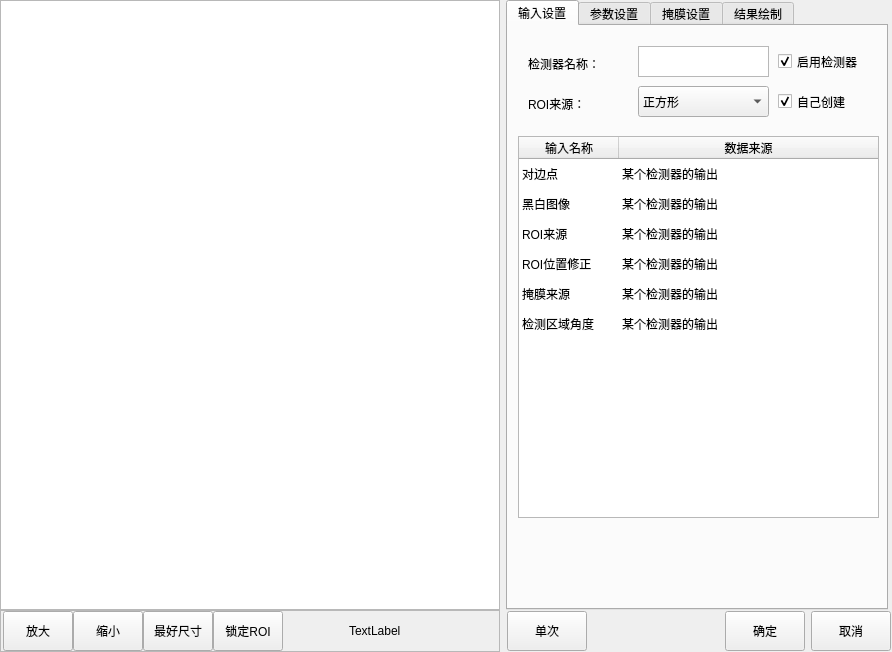
<?xml version="1.0" encoding="UTF-8"?>
<ui version="4.0">
 <class>CMvEdgeCaliper</class>
 <widget class="QWidget" name="CMvEdgeCaliper">
  <property name="geometry">
   <rect>
    <x>0</x>
    <y>0</y>
    <width>892</width>
    <height>652</height>
   </rect>
  </property>
  <property name="windowTitle">
   <string>边缘卡尺</string>
  </property>
  <layout class="QHBoxLayout" name="horizontalLayout_3">
   <property name="leftMargin">
    <number>0</number>
   </property>
   <property name="topMargin">
    <number>0</number>
   </property>
   <property name="rightMargin">
    <number>0</number>
   </property>
   <property name="bottomMargin">
    <number>0</number>
   </property>
   <item>
    <layout class="QVBoxLayout" name="verticalLayout">
     <property name="spacing">
      <number>0</number>
     </property>
     <item>
      <widget class="QGraphicsView" name="graphicsView_mainImage">
       <property name="minimumSize">
        <size>
         <width>500</width>
         <height>600</height>
        </size>
       </property>
      </widget>
     </item>
     <item>
      <widget class="QFrame" name="frame">
       <property name="minimumSize">
        <size>
         <width>0</width>
         <height>42</height>
        </size>
       </property>
       <property name="maximumSize">
        <size>
         <width>16777215</width>
         <height>42</height>
        </size>
       </property>
       <property name="frameShape">
        <enum>QFrame::StyledPanel</enum>
       </property>
       <property name="frameShadow">
        <enum>QFrame::Raised</enum>
       </property>
       <layout class="QHBoxLayout" name="horizontalLayout">
        <property name="spacing">
         <number>0</number>
        </property>
        <property name="leftMargin">
         <number>2</number>
        </property>
        <property name="topMargin">
         <number>0</number>
        </property>
        <property name="rightMargin">
         <number>0</number>
        </property>
        <property name="bottomMargin">
         <number>0</number>
        </property>
        <item>
         <widget class="QPushButton" name="pushButton_zoomIn">
          <property name="minimumSize">
           <size>
            <width>70</width>
            <height>40</height>
           </size>
          </property>
          <property name="maximumSize">
           <size>
            <width>70</width>
            <height>40</height>
           </size>
          </property>
          <property name="text">
           <string>放大</string>
          </property>
         </widget>
        </item>
        <item>
         <widget class="QPushButton" name="pushButton_zoomOut">
          <property name="minimumSize">
           <size>
            <width>70</width>
            <height>40</height>
           </size>
          </property>
          <property name="maximumSize">
           <size>
            <width>70</width>
            <height>40</height>
           </size>
          </property>
          <property name="text">
           <string>缩小</string>
          </property>
         </widget>
        </item>
        <item>
         <widget class="QPushButton" name="pushButton_zoomBest">
          <property name="minimumSize">
           <size>
            <width>70</width>
            <height>40</height>
           </size>
          </property>
          <property name="maximumSize">
           <size>
            <width>70</width>
            <height>40</height>
           </size>
          </property>
          <property name="text">
           <string>最好尺寸</string>
          </property>
         </widget>
        </item>
        <item>
         <widget class="QPushButton" name="pushButton_lockRoiMove">
          <property name="minimumSize">
           <size>
            <width>70</width>
            <height>40</height>
           </size>
          </property>
          <property name="maximumSize">
           <size>
            <width>70</width>
            <height>40</height>
           </size>
          </property>
          <property name="text">
           <string>锁定ROI</string>
          </property>
         </widget>
        </item>
        <item>
         <spacer name="horizontalSpacer">
          <property name="orientation">
           <enum>Qt::Horizontal</enum>
          </property>
          <property name="sizeHint" stdset="0">
           <size>
            <width>63</width>
            <height>20</height>
           </size>
          </property>
         </spacer>
        </item>
        <item>
         <widget class="QLabel" name="label_mousePos">
          <property name="minimumSize">
           <size>
            <width>150</width>
            <height>40</height>
           </size>
          </property>
          <property name="maximumSize">
           <size>
            <width>150</width>
            <height>40</height>
           </size>
          </property>
          <property name="text">
           <string>TextLabel</string>
          </property>
         </widget>
        </item>
       </layout>
      </widget>
     </item>
    </layout>
   </item>
   <item>
    <layout class="QVBoxLayout" name="verticalLayout_2">
     <property name="spacing">
      <number>0</number>
     </property>
     <item>
      <widget class="QTabWidget" name="tabWidget">
       <property name="minimumSize">
        <size>
         <width>382</width>
         <height>602</height>
        </size>
       </property>
       <property name="maximumSize">
        <size>
         <width>380</width>
         <height>16777215</height>
        </size>
       </property>
       <property name="currentIndex">
        <number>0</number>
       </property>
       <widget class="QWidget" name="tab">
        <attribute name="title">
         <string>输入设置</string>
        </attribute>
        <widget class="QTableWidget" name="tableWidget_input">
         <property name="geometry">
          <rect>
           <x>10</x>
           <y>110</y>
           <width>361</width>
           <height>382</height>
          </rect>
         </property>
         <property name="minimumSize">
          <size>
           <width>361</width>
           <height>382</height>
          </size>
         </property>
         <property name="maximumSize">
          <size>
           <width>361</width>
           <height>382</height>
          </size>
         </property>
         <property name="editTriggers">
          <set>QAbstractItemView::NoEditTriggers</set>
         </property>
         <property name="selectionMode">
          <enum>QAbstractItemView::SingleSelection</enum>
         </property>
         <property name="selectionBehavior">
          <enum>QAbstractItemView::SelectRows</enum>
         </property>
         <property name="showGrid">
          <bool>false</bool>
         </property>
         <attribute name="horizontalHeaderStretchLastSection">
          <bool>true</bool>
         </attribute>
         <attribute name="verticalHeaderVisible">
          <bool>false</bool>
         </attribute>
         <row>
          <property name="text">
           <string>1</string>
          </property>
         </row>
         <row>
          <property name="text">
           <string>2</string>
          </property>
         </row>
         <row>
          <property name="text">
           <string>3</string>
          </property>
         </row>
         <row>
          <property name="text">
           <string>4</string>
          </property>
         </row>
         <row>
          <property name="text">
           <string>5</string>
          </property>
         </row>
         <row>
          <property name="text">
           <string>6</string>
          </property>
         </row>
         <column>
          <property name="text">
           <string>输入名称</string>
          </property>
         </column>
         <column>
          <property name="text">
           <string>数据来源</string>
          </property>
         </column>
         <item row="0" column="0">
          <property name="text">
           <string>对边点</string>
          </property>
         </item>
         <item row="0" column="1">
          <property name="text">
           <string>某个检测器的输出</string>
          </property>
         </item>
         <item row="1" column="0">
          <property name="text">
           <string>黑白图像</string>
          </property>
         </item>
         <item row="1" column="1">
          <property name="text">
           <string>某个检测器的输出</string>
          </property>
         </item>
         <item row="2" column="0">
          <property name="text">
           <string>ROI来源</string>
          </property>
         </item>
         <item row="2" column="1">
          <property name="text">
           <string>某个检测器的输出</string>
          </property>
         </item>
         <item row="3" column="0">
          <property name="text">
           <string>ROI位置修正</string>
          </property>
         </item>
         <item row="3" column="1">
          <property name="text">
           <string>某个检测器的输出</string>
          </property>
         </item>
         <item row="4" column="0">
          <property name="text">
           <string>掩膜来源</string>
          </property>
         </item>
         <item row="4" column="1">
          <property name="text">
           <string>某个检测器的输出</string>
          </property>
         </item>
         <item row="5" column="0">
          <property name="text">
           <string>检测区域角度</string>
          </property>
         </item>
         <item row="5" column="1">
          <property name="text">
           <string>某个检测器的输出</string>
          </property>
         </item>
        </widget>
        <widget class="QLabel" name="label_funcName">
         <property name="geometry">
          <rect>
           <x>20</x>
           <y>30</y>
           <width>81</width>
           <height>16</height>
          </rect>
         </property>
         <property name="text">
          <string>检测器名称：</string>
         </property>
        </widget>
        <widget class="QLabel" name="label_roiCreat">
         <property name="geometry">
          <rect>
           <x>20</x>
           <y>70</y>
           <width>91</width>
           <height>16</height>
          </rect>
         </property>
         <property name="text">
          <string>ROI来源：</string>
         </property>
        </widget>
        <widget class="QCheckBox" name="checkBox_enableFunc">
         <property name="geometry">
          <rect>
           <x>270</x>
           <y>20</y>
           <width>101</width>
           <height>31</height>
          </rect>
         </property>
         <property name="minimumSize">
          <size>
           <width>101</width>
           <height>31</height>
          </size>
         </property>
         <property name="text">
          <string>启用检测器</string>
         </property>
         <property name="checked">
          <bool>true</bool>
         </property>
        </widget>
        <widget class="QCheckBox" name="checkBox_roiCreat">
         <property name="geometry">
          <rect>
           <x>270</x>
           <y>60</y>
           <width>101</width>
           <height>31</height>
          </rect>
         </property>
         <property name="minimumSize">
          <size>
           <width>101</width>
           <height>31</height>
          </size>
         </property>
         <property name="text">
          <string>自己创建</string>
         </property>
         <property name="checked">
          <bool>true</bool>
         </property>
         <property name="tristate">
          <bool>false</bool>
         </property>
        </widget>
        <widget class="QPlainTextEdit" name="plainTextEdit_funcName">
         <property name="geometry">
          <rect>
           <x>130</x>
           <y>20</y>
           <width>131</width>
           <height>31</height>
          </rect>
         </property>
         <property name="minimumSize">
          <size>
           <width>131</width>
           <height>31</height>
          </size>
         </property>
         <property name="maximumSize">
          <size>
           <width>131</width>
           <height>31</height>
          </size>
         </property>
         <property name="overwriteMode">
          <bool>false</bool>
         </property>
        </widget>
        <widget class="QComboBox" name="comboBox_imageSource">
         <property name="geometry">
          <rect>
           <x>130</x>
           <y>60</y>
           <width>131</width>
           <height>31</height>
          </rect>
         </property>
         <property name="minimumSize">
          <size>
           <width>131</width>
           <height>31</height>
          </size>
         </property>
         <property name="maximumSize">
          <size>
           <width>131</width>
           <height>31</height>
          </size>
         </property>
         <item>
          <property name="text">
           <string>正方形</string>
          </property>
         </item>
         <item>
          <property name="text">
           <string>斜矩形</string>
          </property>
         </item>
         <item>
          <property name="text">
           <string>圆形</string>
          </property>
         </item>
         <item>
          <property name="text">
           <string>多边形</string>
          </property>
         </item>
        </widget>
       </widget>
       <widget class="QWidget" name="tab_2">
        <attribute name="title">
         <string>参数设置</string>
        </attribute>
        <widget class="QLabel" name="label_searchPattern">
         <property name="geometry">
          <rect>
           <x>130</x>
           <y>20</y>
           <width>111</width>
           <height>31</height>
          </rect>
         </property>
         <property name="text">
          <string>搜索模式：</string>
         </property>
        </widget>
        <widget class="QLabel" name="label_edgeCheckType">
         <property name="geometry">
          <rect>
           <x>10</x>
           <y>20</y>
           <width>111</width>
           <height>31</height>
          </rect>
         </property>
         <property name="text">
          <string>边缘检测方式：</string>
         </property>
        </widget>
        <widget class="QComboBox" name="comboBox_searchPattern">
         <property name="geometry">
          <rect>
           <x>130</x>
           <y>50</y>
           <width>101</width>
           <height>31</height>
          </rect>
         </property>
         <property name="minimumSize">
          <size>
           <width>101</width>
           <height>31</height>
          </size>
         </property>
         <item>
          <property name="text">
           <string>第一条边缘线</string>
          </property>
         </item>
         <item>
          <property name="text">
           <string>最好的边缘线</string>
          </property>
         </item>
        </widget>
        <widget class="QComboBox" name="comboBox_edgeCheckType">
         <property name="geometry">
          <rect>
           <x>10</x>
           <y>50</y>
           <width>101</width>
           <height>31</height>
          </rect>
         </property>
         <property name="minimumSize">
          <size>
           <width>101</width>
           <height>31</height>
          </size>
         </property>
         <item>
          <property name="text">
           <string>从白到黑</string>
          </property>
         </item>
         <item>
          <property name="text">
           <string>从黑到白</string>
          </property>
         </item>
        </widget>
        <widget class="QLabel" name="label_titleJudged">
         <property name="geometry">
          <rect>
           <x>0</x>
           <y>210</y>
           <width>381</width>
           <height>31</height>
          </rect>
         </property>
         <property name="styleSheet">
          <string notr="true">background-color: qlineargradient(spread:pad, x1:0, y1:0, x2:1, y2:0, stop:0 rgba(80, 80, 80, 255), stop:1 rgba(120, 120, 120, 120));
color: rgb(255, 255, 255);</string>
         </property>
         <property name="text">
          <string>  结果判定</string>
         </property>
         <property name="alignment">
          <set>Qt::AlignLeading|Qt::AlignLeft|Qt::AlignVCenter</set>
         </property>
        </widget>
        <widget class="QGroupBox" name="groupBox_edge">
         <property name="geometry">
          <rect>
           <x>0</x>
           <y>100</y>
           <width>241</width>
           <height>80</height>
          </rect>
         </property>
         <property name="title">
          <string>边缘查找阈值</string>
         </property>
         <widget class="QLabel" name="label_maxEdge">
          <property name="geometry">
           <rect>
            <x>130</x>
            <y>10</y>
            <width>111</width>
            <height>31</height>
           </rect>
          </property>
          <property name="text">
           <string>边缘梯度上限：</string>
          </property>
         </widget>
         <widget class="QLabel" name="label_minEdge">
          <property name="geometry">
           <rect>
            <x>10</x>
            <y>10</y>
            <width>111</width>
            <height>31</height>
           </rect>
          </property>
          <property name="text">
           <string>边缘梯度下限：</string>
          </property>
         </widget>
         <widget class="QSpinBox" name="spinBox_maxEdge">
          <property name="geometry">
           <rect>
            <x>130</x>
            <y>40</y>
            <width>101</width>
            <height>31</height>
           </rect>
          </property>
          <property name="minimumSize">
           <size>
            <width>101</width>
            <height>31</height>
           </size>
          </property>
          <property name="maximumSize">
           <size>
            <width>101</width>
            <height>31</height>
           </size>
          </property>
          <property name="suffix">
           <string>点</string>
          </property>
          <property name="minimum">
           <number>0</number>
          </property>
          <property name="maximum">
           <number>255</number>
          </property>
         </widget>
         <widget class="QSpinBox" name="spinBox_minEdge">
          <property name="geometry">
           <rect>
            <x>10</x>
            <y>40</y>
            <width>101</width>
            <height>31</height>
           </rect>
          </property>
          <property name="minimumSize">
           <size>
            <width>101</width>
            <height>31</height>
           </size>
          </property>
          <property name="maximumSize">
           <size>
            <width>101</width>
            <height>31</height>
           </size>
          </property>
          <property name="suffix">
           <string>点</string>
          </property>
          <property name="minimum">
           <number>0</number>
          </property>
          <property name="maximum">
           <number>255</number>
          </property>
         </widget>
        </widget>
        <widget class="QCheckBox" name="checkBox_edge">
         <property name="geometry">
          <rect>
           <x>250</x>
           <y>100</y>
           <width>101</width>
           <height>31</height>
          </rect>
         </property>
         <property name="text">
          <string>手动阈值</string>
         </property>
        </widget>
        <widget class="QLabel" name="label_edgePoints">
         <property name="geometry">
          <rect>
           <x>250</x>
           <y>20</y>
           <width>111</width>
           <height>31</height>
          </rect>
         </property>
         <property name="text">
          <string>最小边缘点数：</string>
         </property>
        </widget>
        <widget class="QSpinBox" name="spinBox_edgePoints">
         <property name="geometry">
          <rect>
           <x>250</x>
           <y>50</y>
           <width>101</width>
           <height>31</height>
          </rect>
         </property>
         <property name="minimumSize">
          <size>
           <width>101</width>
           <height>31</height>
          </size>
         </property>
         <property name="maximumSize">
          <size>
           <width>101</width>
           <height>31</height>
          </size>
         </property>
         <property name="suffix">
          <string>点</string>
         </property>
         <property name="minimum">
          <number>0</number>
         </property>
         <property name="maximum">
          <number>1000</number>
         </property>
        </widget>
        <widget class="QGroupBox" name="groupBox_distance">
         <property name="geometry">
          <rect>
           <x>0</x>
           <y>260</y>
           <width>241</width>
           <height>81</height>
          </rect>
         </property>
         <property name="title">
          <string>距离限定上限</string>
         </property>
         <widget class="QLabel" name="label_minDistance">
          <property name="geometry">
           <rect>
            <x>10</x>
            <y>10</y>
            <width>111</width>
            <height>31</height>
           </rect>
          </property>
          <property name="text">
           <string>距离下限：</string>
          </property>
         </widget>
         <widget class="QDoubleSpinBox" name="doubleSpinBox_maxDistance">
          <property name="geometry">
           <rect>
            <x>130</x>
            <y>40</y>
            <width>101</width>
            <height>31</height>
           </rect>
          </property>
          <property name="maximum">
           <double>10000.000000000000000</double>
          </property>
         </widget>
         <widget class="QDoubleSpinBox" name="doubleSpinBox_minDistance">
          <property name="geometry">
           <rect>
            <x>10</x>
            <y>40</y>
            <width>101</width>
            <height>31</height>
           </rect>
          </property>
          <property name="maximum">
           <double>10000.000000000000000</double>
          </property>
         </widget>
         <widget class="QLabel" name="label_maxDistance">
          <property name="geometry">
           <rect>
            <x>130</x>
            <y>10</y>
            <width>111</width>
            <height>31</height>
           </rect>
          </property>
          <property name="text">
           <string>距离上限：</string>
          </property>
         </widget>
        </widget>
       </widget>
       <widget class="QWidget" name="tab_3">
        <attribute name="title">
         <string>掩膜设置</string>
        </attribute>
        <widget class="QWidget" name="widget_Mask" native="true">
         <property name="enabled">
          <bool>false</bool>
         </property>
         <property name="geometry">
          <rect>
           <x>0</x>
           <y>50</y>
           <width>371</width>
           <height>251</height>
          </rect>
         </property>
         <widget class="QLabel" name="label_penWidth">
          <property name="geometry">
           <rect>
            <x>10</x>
            <y>50</y>
            <width>111</width>
            <height>31</height>
           </rect>
          </property>
          <property name="text">
           <string>画笔尺寸：</string>
          </property>
         </widget>
         <widget class="QSpinBox" name="spinBox_lightTime">
          <property name="geometry">
           <rect>
            <x>130</x>
            <y>50</y>
            <width>131</width>
            <height>31</height>
           </rect>
          </property>
          <property name="suffix">
           <string>像素</string>
          </property>
          <property name="minimum">
           <number>5</number>
          </property>
          <property name="maximum">
           <number>1000</number>
          </property>
         </widget>
         <widget class="QPushButton" name="pushButton_maskAll">
          <property name="geometry">
           <rect>
            <x>10</x>
            <y>160</y>
            <width>121</width>
            <height>40</height>
           </rect>
          </property>
          <property name="minimumSize">
           <size>
            <width>0</width>
            <height>40</height>
           </size>
          </property>
          <property name="maximumSize">
           <size>
            <width>16777215</width>
            <height>30</height>
           </size>
          </property>
          <property name="text">
           <string>掩盖所有</string>
          </property>
         </widget>
         <widget class="QPushButton" name="pushButton_maskNull">
          <property name="enabled">
           <bool>false</bool>
          </property>
          <property name="geometry">
           <rect>
            <x>10</x>
            <y>110</y>
            <width>121</width>
            <height>40</height>
           </rect>
          </property>
          <property name="minimumSize">
           <size>
            <width>0</width>
            <height>40</height>
           </size>
          </property>
          <property name="maximumSize">
           <size>
            <width>16777215</width>
            <height>30</height>
           </size>
          </property>
          <property name="text">
           <string>清空掩膜</string>
          </property>
         </widget>
         <widget class="QPushButton" name="pushButton_saveMask">
          <property name="geometry">
           <rect>
            <x>10</x>
            <y>210</y>
            <width>121</width>
            <height>40</height>
           </rect>
          </property>
          <property name="minimumSize">
           <size>
            <width>0</width>
            <height>40</height>
           </size>
          </property>
          <property name="maximumSize">
           <size>
            <width>16777215</width>
            <height>30</height>
           </size>
          </property>
          <property name="text">
           <string>保存修改</string>
          </property>
         </widget>
         <widget class="QLabel" name="label_editMode">
          <property name="geometry">
           <rect>
            <x>10</x>
            <y>10</y>
            <width>111</width>
            <height>31</height>
           </rect>
          </property>
          <property name="text">
           <string>编辑方式：</string>
          </property>
         </widget>
         <widget class="QComboBox" name="comboBox_editMode">
          <property name="geometry">
           <rect>
            <x>130</x>
            <y>10</y>
            <width>131</width>
            <height>31</height>
           </rect>
          </property>
          <item>
           <property name="text">
            <string>增加掩膜</string>
           </property>
          </item>
          <item>
           <property name="text">
            <string>删除掩膜</string>
           </property>
          </item>
         </widget>
        </widget>
        <widget class="QLabel" name="label_dEtectionMask">
         <property name="geometry">
          <rect>
           <x>10</x>
           <y>20</y>
           <width>111</width>
           <height>31</height>
          </rect>
         </property>
         <property name="text">
          <string>检测区域的掩膜：</string>
         </property>
        </widget>
        <widget class="QComboBox" name="comboBox_dEtectionMask">
         <property name="geometry">
          <rect>
           <x>130</x>
           <y>20</y>
           <width>131</width>
           <height>31</height>
          </rect>
         </property>
         <item>
          <property name="text">
           <string>不使用掩膜</string>
          </property>
         </item>
         <item>
          <property name="text">
           <string>本检测器ROI内掩膜</string>
          </property>
         </item>
         <item>
          <property name="text">
           <string>其他算法的掩膜</string>
          </property>
         </item>
        </widget>
       </widget>
       <widget class="QWidget" name="tab_4">
        <attribute name="title">
         <string>结果绘制</string>
        </attribute>
        <widget class="QCheckBox" name="checkBox_valuTrig">
         <property name="geometry">
          <rect>
           <x>270</x>
           <y>20</y>
           <width>101</width>
           <height>31</height>
          </rect>
         </property>
         <property name="text">
          <string>启用绘制</string>
         </property>
         <property name="checked">
          <bool>true</bool>
         </property>
        </widget>
        <widget class="QLabel" name="label_lineColour">
         <property name="geometry">
          <rect>
           <x>10</x>
           <y>60</y>
           <width>121</width>
           <height>31</height>
          </rect>
         </property>
         <property name="text">
          <string>线条颜色：</string>
         </property>
        </widget>
        <widget class="QSpinBox" name="spinBox_lineWidth">
         <property name="geometry">
          <rect>
           <x>130</x>
           <y>20</y>
           <width>131</width>
           <height>31</height>
          </rect>
         </property>
         <property name="suffix">
          <string>磅</string>
         </property>
         <property name="minimum">
          <number>1</number>
         </property>
         <property name="maximum">
          <number>5</number>
         </property>
        </widget>
        <widget class="QComboBox" name="comboBox_lineColour">
         <property name="geometry">
          <rect>
           <x>130</x>
           <y>60</y>
           <width>131</width>
           <height>31</height>
          </rect>
         </property>
         <item>
          <property name="text">
           <string>颜色</string>
          </property>
         </item>
        </widget>
        <widget class="QLabel" name="label_lineWidth">
         <property name="geometry">
          <rect>
           <x>10</x>
           <y>20</y>
           <width>121</width>
           <height>31</height>
          </rect>
         </property>
         <property name="text">
          <string>线条宽度：</string>
         </property>
        </widget>
       </widget>
      </widget>
     </item>
     <item>
      <layout class="QHBoxLayout" name="horizontalLayout_2">
       <property name="leftMargin">
        <number>1</number>
       </property>
       <property name="topMargin">
        <number>1</number>
       </property>
       <property name="rightMargin">
        <number>1</number>
       </property>
       <property name="bottomMargin">
        <number>1</number>
       </property>
       <item>
        <widget class="QPushButton" name="pushButton_ones">
         <property name="minimumSize">
          <size>
           <width>80</width>
           <height>40</height>
          </size>
         </property>
         <property name="maximumSize">
          <size>
           <width>80</width>
           <height>40</height>
          </size>
         </property>
         <property name="text">
          <string>单次</string>
         </property>
        </widget>
       </item>
       <item>
        <spacer name="horizontalSpacer_2">
         <property name="orientation">
          <enum>Qt::Horizontal</enum>
         </property>
         <property name="sizeHint" stdset="0">
          <size>
           <width>40</width>
           <height>20</height>
          </size>
         </property>
        </spacer>
       </item>
       <item>
        <widget class="QPushButton" name="pushButton_affirm">
         <property name="minimumSize">
          <size>
           <width>80</width>
           <height>40</height>
          </size>
         </property>
         <property name="maximumSize">
          <size>
           <width>80</width>
           <height>40</height>
          </size>
         </property>
         <property name="text">
          <string>确定</string>
         </property>
        </widget>
       </item>
       <item>
        <widget class="QPushButton" name="pbPrev_cancel">
         <property name="minimumSize">
          <size>
           <width>80</width>
           <height>40</height>
          </size>
         </property>
         <property name="maximumSize">
          <size>
           <width>80</width>
           <height>40</height>
          </size>
         </property>
         <property name="text">
          <string>取消</string>
         </property>
        </widget>
       </item>
      </layout>
     </item>
    </layout>
   </item>
  </layout>
 </widget>
 <layoutdefault spacing="6" margin="11"/>
 <resources>
  <include location="CMvContourMatching.qrc"/>
 </resources>
 <connections/>
</ui>
